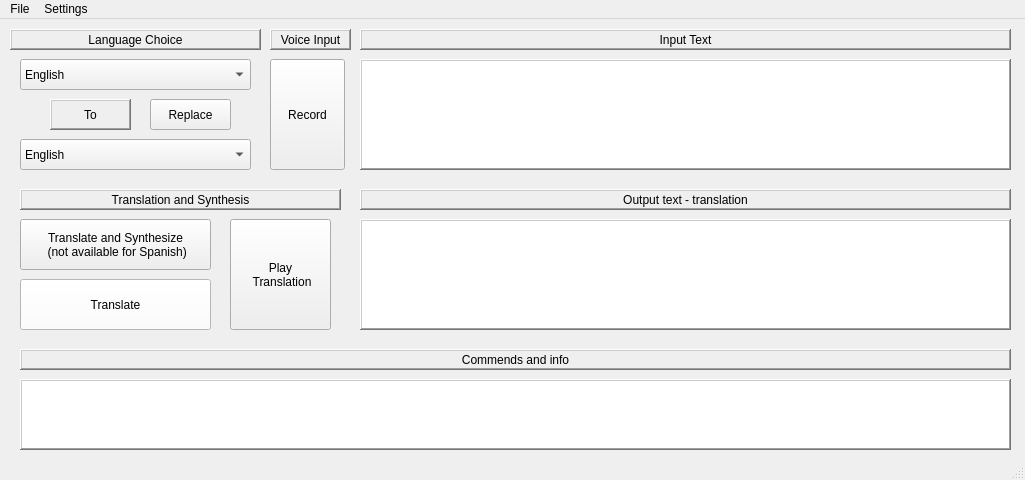
<?xml version="1.0" encoding="UTF-8"?>
<ui version="4.0">
 <class>main_window</class>
 <widget class="QMainWindow" name="main_window">
  <property name="geometry">
   <rect>
    <x>0</x>
    <y>0</y>
    <width>1025</width>
    <height>480</height>
   </rect>
  </property>
  <property name="windowTitle">
   <string>MainWindow</string>
  </property>
  <property name="toolButtonStyle">
   <enum>Qt::ToolButtonIconOnly</enum>
  </property>
  <property name="documentMode">
   <bool>false</bool>
  </property>
  <property name="dockNestingEnabled">
   <bool>false</bool>
  </property>
  <widget class="QWidget" name="main_widget">
   <widget class="QTextEdit" name="output_text_edit">
    <property name="geometry">
     <rect>
      <x>360</x>
      <y>200</y>
      <width>651</width>
      <height>111</height>
     </rect>
    </property>
    <property name="frameShape">
     <enum>QFrame::WinPanel</enum>
    </property>
    <property name="frameShadow">
     <enum>QFrame::Raised</enum>
    </property>
    <property name="textInteractionFlags">
     <set>Qt::TextSelectableByKeyboard|Qt::TextSelectableByMouse</set>
    </property>
   </widget>
   <widget class="QTextEdit" name="data_box">
    <property name="geometry">
     <rect>
      <x>20</x>
      <y>360</y>
      <width>991</width>
      <height>71</height>
     </rect>
    </property>
    <property name="frameShape">
     <enum>QFrame::WinPanel</enum>
    </property>
    <property name="frameShadow">
     <enum>QFrame::Raised</enum>
    </property>
    <property name="textInteractionFlags">
     <set>Qt::TextSelectableByKeyboard|Qt::TextSelectableByMouse</set>
    </property>
   </widget>
   <widget class="QComboBox" name="source_language_box">
    <property name="geometry">
     <rect>
      <x>20</x>
      <y>40</y>
      <width>231</width>
      <height>31</height>
     </rect>
    </property>
    <item>
     <property name="text">
      <string>English</string>
     </property>
    </item>
    <item>
     <property name="text">
      <string>Polish</string>
     </property>
    </item>
    <item>
     <property name="text">
      <string>Spanish</string>
     </property>
    </item>
   </widget>
   <widget class="QComboBox" name="translation_language_box">
    <property name="geometry">
     <rect>
      <x>20</x>
      <y>120</y>
      <width>231</width>
      <height>31</height>
     </rect>
    </property>
    <item>
     <property name="text">
      <string>English</string>
     </property>
    </item>
    <item>
     <property name="text">
      <string>Polish</string>
     </property>
    </item>
    <item>
     <property name="text">
      <string>Spanish</string>
     </property>
    </item>
   </widget>
   <widget class="QLabel" name="data_label">
    <property name="geometry">
     <rect>
      <x>20</x>
      <y>330</y>
      <width>991</width>
      <height>21</height>
     </rect>
    </property>
    <property name="frameShape">
     <enum>QFrame::WinPanel</enum>
    </property>
    <property name="frameShadow">
     <enum>QFrame::Raised</enum>
    </property>
    <property name="text">
     <string>Commends and info</string>
    </property>
    <property name="alignment">
     <set>Qt::AlignCenter</set>
    </property>
   </widget>
   <widget class="QLabel" name="output_text_label">
    <property name="geometry">
     <rect>
      <x>360</x>
      <y>170</y>
      <width>651</width>
      <height>21</height>
     </rect>
    </property>
    <property name="frameShape">
     <enum>QFrame::WinPanel</enum>
    </property>
    <property name="frameShadow">
     <enum>QFrame::Raised</enum>
    </property>
    <property name="text">
     <string>Output text - translation</string>
    </property>
    <property name="alignment">
     <set>Qt::AlignCenter</set>
    </property>
   </widget>
   <widget class="QLabel" name="language_choice_label">
    <property name="geometry">
     <rect>
      <x>10</x>
      <y>10</y>
      <width>251</width>
      <height>21</height>
     </rect>
    </property>
    <property name="frameShape">
     <enum>QFrame::WinPanel</enum>
    </property>
    <property name="frameShadow">
     <enum>QFrame::Raised</enum>
    </property>
    <property name="text">
     <string>Language Choice</string>
    </property>
    <property name="alignment">
     <set>Qt::AlignCenter</set>
    </property>
   </widget>
   <widget class="QLabel" name="label_6">
    <property name="geometry">
     <rect>
      <x>420</x>
      <y>270</y>
      <width>47</width>
      <height>13</height>
     </rect>
    </property>
    <property name="text">
     <string/>
    </property>
   </widget>
   <widget class="QLabel" name="to_label">
    <property name="geometry">
     <rect>
      <x>50</x>
      <y>80</y>
      <width>81</width>
      <height>31</height>
     </rect>
    </property>
    <property name="frameShape">
     <enum>QFrame::WinPanel</enum>
    </property>
    <property name="frameShadow">
     <enum>QFrame::Raised</enum>
    </property>
    <property name="text">
     <string>To</string>
    </property>
    <property name="alignment">
     <set>Qt::AlignCenter</set>
    </property>
   </widget>
   <widget class="QPushButton" name="translate_button">
    <property name="geometry">
     <rect>
      <x>20</x>
      <y>260</y>
      <width>191</width>
      <height>51</height>
     </rect>
    </property>
    <property name="palette">
     <palette>
      <active>
       <colorrole role="Button">
        <brush brushstyle="SolidPattern">
         <color alpha="255">
          <red>255</red>
          <green>255</green>
          <blue>255</blue>
         </color>
        </brush>
       </colorrole>
       <colorrole role="Base">
        <brush brushstyle="SolidPattern">
         <color alpha="255">
          <red>255</red>
          <green>255</green>
          <blue>255</blue>
         </color>
        </brush>
       </colorrole>
       <colorrole role="Window">
        <brush brushstyle="SolidPattern">
         <color alpha="255">
          <red>255</red>
          <green>255</green>
          <blue>255</blue>
         </color>
        </brush>
       </colorrole>
      </active>
      <inactive>
       <colorrole role="Button">
        <brush brushstyle="SolidPattern">
         <color alpha="255">
          <red>255</red>
          <green>255</green>
          <blue>255</blue>
         </color>
        </brush>
       </colorrole>
       <colorrole role="Base">
        <brush brushstyle="SolidPattern">
         <color alpha="255">
          <red>255</red>
          <green>255</green>
          <blue>255</blue>
         </color>
        </brush>
       </colorrole>
       <colorrole role="Window">
        <brush brushstyle="SolidPattern">
         <color alpha="255">
          <red>255</red>
          <green>255</green>
          <blue>255</blue>
         </color>
        </brush>
       </colorrole>
      </inactive>
      <disabled>
       <colorrole role="Button">
        <brush brushstyle="SolidPattern">
         <color alpha="255">
          <red>255</red>
          <green>255</green>
          <blue>255</blue>
         </color>
        </brush>
       </colorrole>
       <colorrole role="Base">
        <brush brushstyle="SolidPattern">
         <color alpha="255">
          <red>255</red>
          <green>255</green>
          <blue>255</blue>
         </color>
        </brush>
       </colorrole>
       <colorrole role="Window">
        <brush brushstyle="SolidPattern">
         <color alpha="255">
          <red>255</red>
          <green>255</green>
          <blue>255</blue>
         </color>
        </brush>
       </colorrole>
      </disabled>
     </palette>
    </property>
    <property name="text">
     <string>Translate</string>
    </property>
   </widget>
   <widget class="QPushButton" name="translate_and_synthesize_button">
    <property name="geometry">
     <rect>
      <x>20</x>
      <y>200</y>
      <width>191</width>
      <height>51</height>
     </rect>
    </property>
    <property name="text">
     <string>Translate and Synthesize 
 (not available for Spanish)</string>
    </property>
   </widget>
   <widget class="QPushButton" name="replace_button">
    <property name="geometry">
     <rect>
      <x>150</x>
      <y>80</y>
      <width>81</width>
      <height>31</height>
     </rect>
    </property>
    <property name="text">
     <string>Replace</string>
    </property>
   </widget>
   <widget class="QPushButton" name="play_synthesis_button">
    <property name="geometry">
     <rect>
      <x>230</x>
      <y>200</y>
      <width>101</width>
      <height>111</height>
     </rect>
    </property>
    <property name="text">
     <string>Play 
 Translation</string>
    </property>
   </widget>
   <widget class="QPushButton" name="record_button">
    <property name="geometry">
     <rect>
      <x>270</x>
      <y>40</y>
      <width>75</width>
      <height>111</height>
     </rect>
    </property>
    <property name="text">
     <string>Record</string>
    </property>
   </widget>
   <widget class="QLabel" name="input_voice_label">
    <property name="geometry">
     <rect>
      <x>270</x>
      <y>10</y>
      <width>81</width>
      <height>21</height>
     </rect>
    </property>
    <property name="frameShape">
     <enum>QFrame::WinPanel</enum>
    </property>
    <property name="frameShadow">
     <enum>QFrame::Raised</enum>
    </property>
    <property name="text">
     <string>Voice Input</string>
    </property>
    <property name="alignment">
     <set>Qt::AlignCenter</set>
    </property>
   </widget>
   <widget class="QTextEdit" name="input_text_line_edit">
    <property name="geometry">
     <rect>
      <x>360</x>
      <y>40</y>
      <width>651</width>
      <height>111</height>
     </rect>
    </property>
    <property name="frameShape">
     <enum>QFrame::WinPanel</enum>
    </property>
    <property name="frameShadow">
     <enum>QFrame::Raised</enum>
    </property>
   </widget>
   <widget class="QLabel" name="input_text_label">
    <property name="geometry">
     <rect>
      <x>360</x>
      <y>10</y>
      <width>651</width>
      <height>21</height>
     </rect>
    </property>
    <property name="frameShape">
     <enum>QFrame::WinPanel</enum>
    </property>
    <property name="frameShadow">
     <enum>QFrame::Raised</enum>
    </property>
    <property name="text">
     <string>Input Text</string>
    </property>
    <property name="alignment">
     <set>Qt::AlignCenter</set>
    </property>
   </widget>
   <widget class="QLabel" name="output_text_label_2">
    <property name="geometry">
     <rect>
      <x>20</x>
      <y>170</y>
      <width>321</width>
      <height>21</height>
     </rect>
    </property>
    <property name="frameShape">
     <enum>QFrame::WinPanel</enum>
    </property>
    <property name="frameShadow">
     <enum>QFrame::Raised</enum>
    </property>
    <property name="text">
     <string>Translation and Synthesis</string>
    </property>
    <property name="alignment">
     <set>Qt::AlignCenter</set>
    </property>
   </widget>
  </widget>
  <widget class="QMenuBar" name="menubar">
   <property name="geometry">
    <rect>
     <x>0</x>
     <y>0</y>
     <width>1025</width>
     <height>21</height>
    </rect>
   </property>
   <widget class="QMenu" name="menuFile">
    <property name="title">
     <string>File</string>
    </property>
    <addaction name="actionImport"/>
    <addaction name="actionExport"/>
    <addaction name="actionExit"/>
    <addaction name="separator"/>
   </widget>
   <widget class="QMenu" name="menuSettings">
    <property name="title">
     <string>Settings</string>
    </property>
    <addaction name="actionSynthesis_Options"/>
   </widget>
   <addaction name="menuFile"/>
   <addaction name="menuSettings"/>
  </widget>
  <widget class="QStatusBar" name="statusbar"/>
  <action name="actionImport">
   <property name="text">
    <string>Import</string>
   </property>
  </action>
  <action name="actionExport">
   <property name="text">
    <string>Export</string>
   </property>
  </action>
  <action name="actionExit">
   <property name="text">
    <string>Exit</string>
   </property>
  </action>
  <action name="actionSynthesis_Options">
   <property name="text">
    <string>Synthesis Options</string>
   </property>
  </action>
 </widget>
 <resources/>
 <connections>
  <connection>
   <sender>source_language_box</sender>
   <signal>currentIndexChanged(QString)</signal>
   <receiver>main_window</receiver>
   <slot>SetInputLanguage()</slot>
   <hints>
    <hint type="sourcelabel">
     <x>223</x>
     <y>91</y>
    </hint>
    <hint type="destinationlabel">
     <x>240</x>
     <y>0</y>
    </hint>
   </hints>
  </connection>
  <connection>
   <sender>translation_language_box</sender>
   <signal>currentIndexChanged(QString)</signal>
   <receiver>main_window</receiver>
   <slot>SetTranslationLanguage()</slot>
   <hints>
    <hint type="sourcelabel">
     <x>203</x>
     <y>171</y>
    </hint>
    <hint type="destinationlabel">
     <x>836</x>
     <y>0</y>
    </hint>
   </hints>
  </connection>
  <connection>
   <sender>translate_button</sender>
   <signal>clicked()</signal>
   <receiver>main_window</receiver>
   <slot>Translate()</slot>
   <hints>
    <hint type="sourcelabel">
     <x>210</x>
     <y>331</y>
    </hint>
    <hint type="destinationlabel">
     <x>603</x>
     <y>0</y>
    </hint>
   </hints>
  </connection>
  <connection>
   <sender>translate_and_synthesize_button</sender>
   <signal>clicked()</signal>
   <receiver>main_window</receiver>
   <slot>TranslateAndSynthesize()</slot>
   <hints>
    <hint type="sourcelabel">
     <x>210</x>
     <y>271</y>
    </hint>
    <hint type="destinationlabel">
     <x>672</x>
     <y>0</y>
    </hint>
   </hints>
  </connection>
  <connection>
   <sender>input_text_line_edit</sender>
   <signal>textChanged()</signal>
   <receiver>main_window</receiver>
   <slot>SetInputText()</slot>
   <hints>
    <hint type="sourcelabel">
     <x>388</x>
     <y>157</y>
    </hint>
    <hint type="destinationlabel">
     <x>401</x>
     <y>0</y>
    </hint>
   </hints>
  </connection>
  <connection>
   <sender>replace_button</sender>
   <signal>clicked()</signal>
   <receiver>main_window</receiver>
   <slot>ReplaceLanguages()</slot>
   <hints>
    <hint type="sourcelabel">
     <x>201</x>
     <y>131</y>
    </hint>
    <hint type="destinationlabel">
     <x>982</x>
     <y>0</y>
    </hint>
   </hints>
  </connection>
  <connection>
   <sender>play_synthesis_button</sender>
   <signal>clicked()</signal>
   <receiver>main_window</receiver>
   <slot>PlaySynthesis()</slot>
   <hints>
    <hint type="sourcelabel">
     <x>284</x>
     <y>279</y>
    </hint>
    <hint type="destinationlabel">
     <x>301</x>
     <y>0</y>
    </hint>
   </hints>
  </connection>
  <connection>
   <sender>record_button</sender>
   <signal>clicked()</signal>
   <receiver>main_window</receiver>
   <slot>RecordInput()</slot>
   <hints>
    <hint type="sourcelabel">
     <x>328</x>
     <y>144</y>
    </hint>
    <hint type="destinationlabel">
     <x>347</x>
     <y>-14</y>
    </hint>
   </hints>
  </connection>
 </connections>
 <slots>
  <slot>SetInputText()</slot>
  <slot>SetInputLanguage()</slot>
  <slot>SetTranslationLanguage()</slot>
  <slot>Translate()</slot>
  <slot>TranslateAndSynthesize()</slot>
  <slot>ReplaceLanguages()</slot>
  <slot>PlaySynthesis()</slot>
  <slot>RecordInput()</slot>
 </slots>
</ui>
